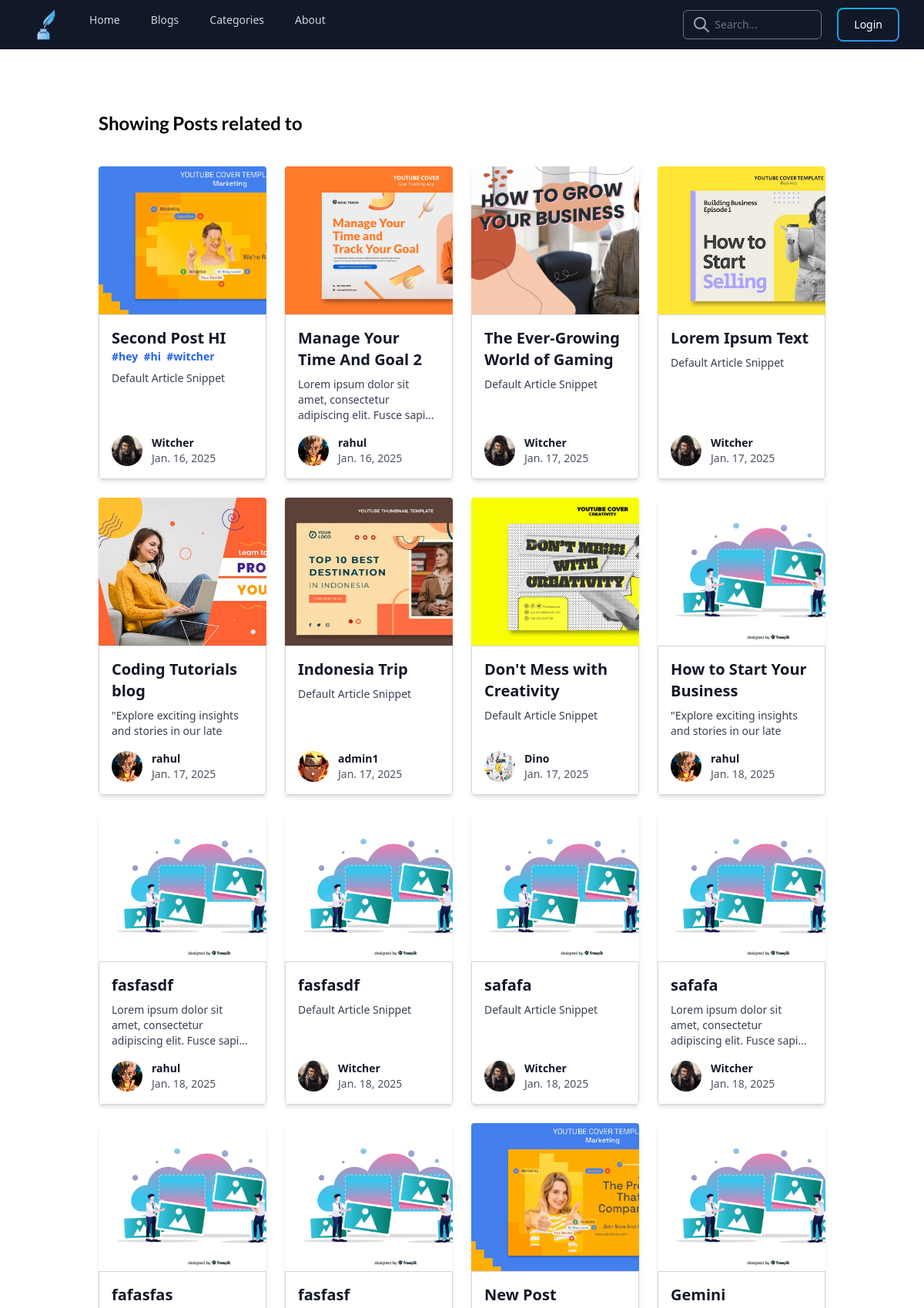
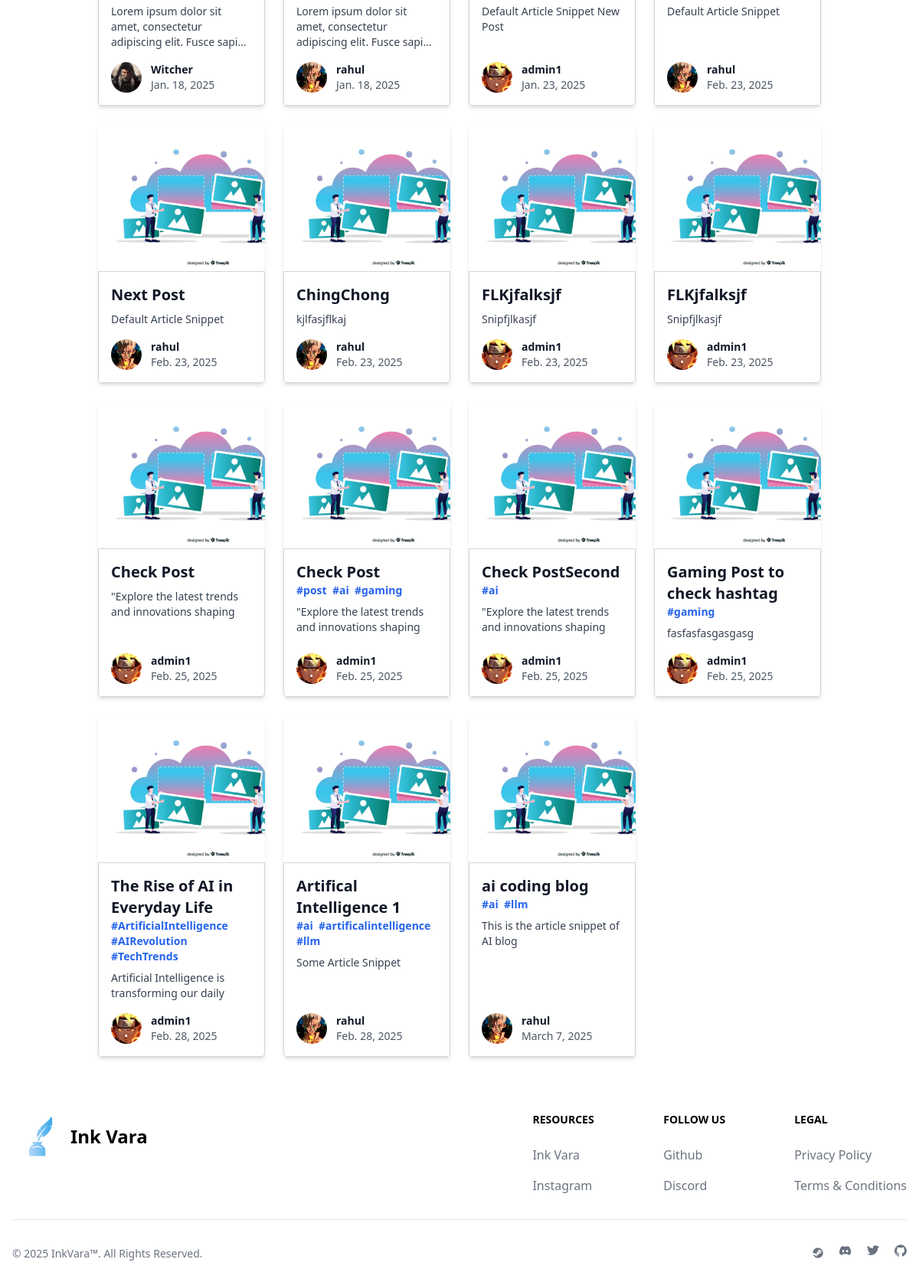
The page /blogarea/searchresult/ on the database its author committed (2 pictures, top to bottom).
### blogarea/models.py (models this page shows, shortened)
class Post(models.Model):
    choices = Category.objects.all().values_list('name','name')
    title = models.CharField(max_length=255)
    author = models.ForeignKey(User,on_delete=models.CASCADE,null=True,blank=True)
    post_date = models.DateField(auto_now_add=True)
    hashtags = models.TextField(max_length=200,null=True)
    category = models.CharField(choices=choices,max_length=255,default="Uncategorized")
    articleSnippet = models.CharField(max_length=50)
    thumbnail = models.ImageField(upload_to='thumbnail/',null=True,blank=True, default='thumbnail/thumbnail.jpg')
    like = models.ManyToManyField(User,related_name='blog_posts',null=True,blank=True)
    tags = models.ManyToManyField("Hashtag",related_name="posts",null=True,blank=True)
    body = RichTextField(blank=True,null=True)

class Hashtag(models.Model):
    tag = models.CharField(max_length = 20,null=True,blank=True)
    post = models.ManyToManyField(Post,null=True,related_name='hashtag_posts')

class Profile(models.Model):
    user = models.OneToOneField(User,null=True,on_delete=models.CASCADE)
    profileImage = models.ImageField(upload_to='profile_pics',null=True,blank=True,default="profile_pics/default_profile_pic.jpg")
    profileBackground = models.ImageField(upload_to='profile_background',null=True,blank=True)
    bio = models.TextField()
    blogcaption = models.CharField(max_length=150,null=True,blank=True,default="Former Adventurer turned full-time Dad moonlighting as an author")
    contact = PhoneNumberField(blank=True, null=True)
    location = models.CharField(max_length=150,null=True,blank=True,default="Earth")
    occupation = models.CharField(max_length=50,null=True,blank=True,default="Occupation")
    industry = models.CharField(max_length=50,null=True,blank=True,default="Industry")
    position = models.CharField(max_length=50,null=True,blank=True,default="position")
    skills = models.TextField(null=True,blank=True,help_text="Enter your skills separated by commas")
    education = models.TextField(null=True,blank=True)
    twitter_link = models.URLField(max_length=200,null=True,blank=True,default="https://x.com/")
    instagram_link = models.URLField(max_length=200,null=True,blank=True,default="https://instagram.com/")
    youtube_link = models.URLField(max_length=200,null=True,blank=True,default="https://youtube.com/")

### blogarea/views.py (the view)
# urls.py: path('searchresult/',views.searchresult,name="searchresult"),
def searchresult(request):
    if request.method == "GET":
        data = request.GET.get("q","")
        posts = Post.objects.filter(Q(title__icontains=data) |
                    Q(tags__tag__icontains=data) |
                    Q(author__username__icontains=data)).distinct()
        if not posts:
            return render(request,"searchresult.html",{"posts":Post.objects.all()[:5],"found":0,"values":str(data)})
        return render(request,"searchresult.html",{"posts":posts,"values":str(data),"found":1})
    else:
        return JsonResponse({"error":"Not a GET request"})

### blogarea/templates/searchresult.html (shortened to what this page needs)
<!DOCTYPE html>
{% load static tailwind_tags %}
<html lang="en">
  <head>
    {% tailwind_css %} {% load static %}
    <link
      href="https://unpkg.com/boxicons@2.1.4/css/boxicons.min.css"
      rel="stylesheet"
    />
  </head>
  <body class="min-h-screen flex flex-col">
    {% include 'nav.html'%}
    <div class="flex-1 px-5 md:px-32 py-10">
      <div>
        {% if not found %}
        <h1 class="text-xl">
          <span class="font-semibold text-red-600 underline">{{values}}</span>
          Not found
        </h1>
        <h1 class="text-2xl font-semibold my-10" style="font-family: lato">
          Instead Showing Top Posts
        </h1>
        {% else %}
        <h1 class="text-2xl font-semibold my-10" style="font-family: lato">
          Showing Posts related to {{values}}
        </h1>
        {% endif %}
      </div>
      <div
        id="cardContainer"
        class="w-full grid grid-cols-1 sm:grid-cols-2 md:grid-cols-3 lg:grid-cols-4 gap-6"
      >
        {% for post in posts%} {% include 'cards.html'%} {% endfor %}
      </div>
    </div>
    {% include 'footerCode.html'%}
  </body>
</html>

### blogarea/templates/cards.html
<div
  class="max-w-sm w-full shadow-md hover:scale-[1.05] transition-transform duration-300 flex flex-col"
>
  <div
    class="h-48 bg-cover rounded-t text-center overflow-hidden"
    style="background-image: url('{% if post.thumbnail %}{{ post.thumbnail.url }}{% else %}/media/thumbnail/thumbnail.jpg{% endif %}')"
    title="{{ post.title }}"
  ></div>
  <div
    class="blog-cards border border-gray-300 bg-white rounded-b p-4 flex flex-col justify-between flex-grow"
  >
    <div class="mb-4">
      <a href="{% url 'ArticleDetailView' post.id %}">
        <h3 class="text-gray-900 font-bold text-xl hover:text-cyan-600">
          {{ post.title }}
        </h3>
      </a>
      <p class="text-sm text-blue-600 font-semibold flex items-center mb-2">
        {% for tag in post.tags.all|slice:":3" %} #{{tag.tag}}&nbsp;
                {% endfor %}
      </p>
      <p class="text-gray-700 text-sm line-clamp-3">
        {{ post.articleSnippet }}
      </p>
    </div>
    <div class="flex items-center">
      <a
        href="{% url 'show_profile_page' post.author.profile.id %}"
        class="flex items-center"
      >
        <img
          class="w-10 h-10 rounded-full mr-3"
          src="{% if post.author.profile.profileImage %}{{ post.author.profile.profileImage.url }}{% else %}/media/thumbnail/thumbnail.jpg{% endif %}"
          alt="Author Image"
        />
        <div class="text-sm">
          <p class="text-gray-900 font-semibold">{{ post.author }}</p>
          <p class="text-gray-600">{{ post.post_date }}</p>
        </div>
      </a>
    </div>
  </div>
</div>

### rows shown on the page
Post: thumbnail (picture), title "Second Post HI", articleSnippet "Default Article Snippet", author.profileImage (picture), author "Witcher", post_date "Jan. 16, 2025"
Hashtag: tag "hey"
Hashtag: tag "hi"
Hashtag: tag "witcher"
Post: thumbnail (picture), title "Manage Your Time And Goal 2", articleSnippet "Lorem ipsum dolor sit amet, consectetur adipiscing elit. Fusce…", author.profileImage (picture), author "rahul", post_date "Jan. 16, 2025"
Post: thumbnail (picture), title "The Ever-Growing World of Gaming", articleSnippet "Default Article Snippet", author.profileImage (picture), author "Witcher", post_date "Jan. 17, 2025"
Post: thumbnail (picture), title "Lorem Ipsum Text", articleSnippet "Default Article Snippet", author.profileImage (picture), author "Witcher", post_date "Jan. 17, 2025"
Post: thumbnail (picture), title "Coding Tutorials blog", articleSnippet "\"Explore exciting insights and stories in our late", author.profileImage (picture), author "rahul", post_date "Jan. 17, 2025"
Post: thumbnail (picture), title "Indonesia Trip", articleSnippet "Default Article Snippet", author.profileImage (picture), author "admin1", post_date "Jan. 17, 2025"
Post: thumbnail (picture), title "Don't Mess with Creativity", articleSnippet "Default Article Snippet", author.profileImage (picture), author "Dino", post_date "Jan. 17, 2025"
Post: title "How to Start Your Business", articleSnippet "\"Explore exciting insights and stories in our late", author.profileImage (picture), author "rahul", post_date "Jan. 18, 2025"
Post: title "fasfasdf", articleSnippet "Lorem ipsum dolor sit amet, consectetur adipiscing elit. Fusce…", author.profileImage (picture), author "rahul", post_date "Jan. 18, 2025"
Post: title "fasfasdf", articleSnippet "Default Article Snippet", author.profileImage (picture), author "Witcher", post_date "Jan. 18, 2025"
Post: title "safafa", articleSnippet "Default Article Snippet", author.profileImage (picture), author "Witcher", post_date "Jan. 18, 2025"
Post: title "safafa", articleSnippet "Lorem ipsum dolor sit amet, consectetur adipiscing elit. Fusce…", author.profileImage (picture), author "Witcher", post_date "Jan. 18, 2025"
Post: title "fafasfas", articleSnippet "Lorem ipsum dolor sit amet, consectetur adipiscing elit. Fusce…", author.profileImage (picture), author "Witcher", post_date "Jan. 18, 2025"
Post: title "fasfasf", articleSnippet "Lorem ipsum dolor sit amet, consectetur adipiscing elit. Fusce…", author.profileImage (picture), author "rahul", post_date "Jan. 18, 2025"
Post: thumbnail (picture), title "New Post", articleSnippet "Default Article Snippet New Post", author.profileImage (picture), author "admin1", post_date "Jan. 23, 2025"
Post: thumbnail (picture), title "Gemini", articleSnippet "Default Article Snippet", author.profileImage (picture), author "rahul", post_date "Feb. 23, 2025"
Post: thumbnail (picture), title "Next Post", articleSnippet "Default Article Snippet", author.profileImage (picture), author "rahul", post_date "Feb. 23, 2025"
Post: thumbnail (picture), title "ChingChong", articleSnippet "kjlfasjflkaj", author.profileImage (picture), author "rahul", post_date "Feb. 23, 2025"
Post: thumbnail (picture), title "FLKjfalksjf", articleSnippet "Snipfjlkasjf", author.profileImage (picture), author "admin1", post_date "Feb. 23, 2025"
Post: thumbnail (picture), title "FLKjfalksjf", articleSnippet "Snipfjlkasjf", author.profileImage (picture), author "admin1", post_date "Feb. 23, 2025"
Post: thumbnail (picture), title "Check Post", articleSnippet "\"Explore the latest trends and innovations shaping", author.profileImage (picture), author "admin1", post_date "Feb. 25, 2025"
Post: thumbnail (picture), title "Check Post", articleSnippet "\"Explore the latest trends and innovations shaping", author.profileImage (picture), author "admin1", post_date "Feb. 25, 2025"
Hashtag: tag "post"
Hashtag: tag "ai"
Hashtag: tag "gaming"
Post: thumbnail (picture), title "Check PostSecond", articleSnippet "\"Explore the latest trends and innovations shaping", author.profileImage (picture), author "admin1", post_date "Feb. 25, 2025"
Post: thumbnail (picture), title "Gaming Post to check hashtag", articleSnippet "fasfasfasgasgasg", author.profileImage (picture), author "admin1", post_date "Feb. 25, 2025"
Post: thumbnail (picture), title "The Rise of AI in Everyday Life", articleSnippet "Artificial Intelligence is transforming our daily", author.profileImage (picture), author "admin1", post_date "Feb. 28, 2025"
Hashtag: tag "ArtificialIntelligence"
Hashtag: tag "AIRevolution"
Hashtag: tag "TechTrends"
Post: thumbnail (picture), title "Artifical Intelligence 1", articleSnippet "Some Article Snippet", author.profileImage (picture), author "rahul", post_date "Feb. 28, 2025"
Hashtag: tag "artificalintelligence"
Hashtag: tag "llm"
Post: thumbnail (picture), title "ai coding blog", articleSnippet "This is the article snippet of AI blog", author.profileImage (picture), author "rahul", post_date "March 7, 2025"
